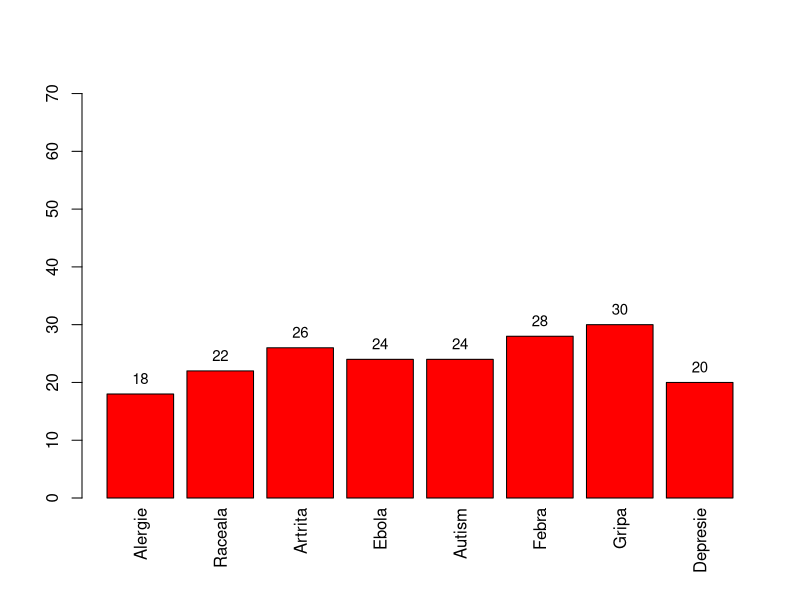

Reproduce this figure in R.
svg("graf6.svg")
mostOccurringDiseases = table(c("Alergie","Raceala","Artrita","Ebola","Autism","Febra","Gripa","Depresie","Raceala","Artrita","Ebola","Autism","Febra","Gripa","Depresie","Artrita","Ebola","Autism","Febra","Gripa","Depresie","Ebola","Autism","Febra","Gripa","Depresie","Autism","Febra","Gripa","Depresie","Febra","Gripa","Depresie","Gripa","Depresie","Depresie","Depresie","Gripa","Depresie","Febra","Gripa","Depresie","Autism","Febra","Gripa","Depresie","Ebola","Autism","Febra","Gripa","Depresie","Artrita","Ebola","Autism","Febra","Gripa","Depresie","Raceala","Artrita","Ebola","Autism","Febra","Gripa","Depresie","Alergie","Raceala","Artrita","Ebola","Autism","Febra","Gripa","Depresie", "Alergie","Alergie","Alergie","Alergie","Alergie","Alergie","Alergie","Alergie","Alergie","Raceala","Artrita","Ebola","Autism","Febra","Gripa","Depresie","Raceala","Artrita","Ebola","Autism","Febra","Gripa","Alergie","Raceala","Artrita","Ebola","Autism","Febra","Gripa","Depresie","Raceala","Artrita","Ebola","Autism","Febra","Gripa","Alergie","Raceala","Artrita","Ebola","Autism","Febra","Gripa","Depresie","Raceala","Artrita","Ebola","Autism","Febra","Gripa","Alergie","Raceala","Artrita","Ebola","Autism","Febra","Gripa","Depresie","Raceala","Artrita","Ebola","Autism","Febra","Gripa","Alergie","Raceala","Artrita","Ebola","Autism","Febra","Gripa","Depresie","Raceala","Artrita","Ebola","Autism","Febra","Gripa","Alergie","Raceala","Artrita","Ebola","Autism","Febra","Gripa","Depresie","Raceala","Artrita","Ebola","Autism","Febra","Gripa","Alergie","Raceala","Artrita","Ebola","Autism","Febra","Gripa","Depresie","Raceala","Artrita","Ebola","Autism","Febra","Gripa","Alergie","Raceala","Artrita","Ebola","Autism","Febra","Gripa","Depresie","Raceala","Artrita","Ebola","Autism","Febra","Gripa"));
xd = unique(c("Alergie","Raceala","Artrita","Ebola","Autism","Febra","Gripa","Depresie","Raceala","Artrita","Ebola","Autism","Febra","Gripa","Depresie","Artrita","Ebola","Autism","Febra","Gripa","Depresie","Ebola","Autism","Febra","Gripa","Depresie","Autism","Febra","Gripa","Depresie","Febra","Gripa","Depresie","Gripa","Depresie","Depresie","Depresie","Gripa","Depresie","Febra","Gripa","Depresie","Autism","Febra","Gripa","Depresie","Ebola","Autism","Febra","Gripa","Depresie","Artrita","Ebola","Autism","Febra","Gripa","Depresie","Raceala","Artrita","Ebola","Autism","Febra","Gripa","Depresie","Alergie","Raceala","Artrita","Ebola","Autism","Febra","Gripa","Depresie", "Alergie","Alergie","Alergie","Alergie","Alergie","Alergie","Alergie","Alergie","Alergie","Raceala","Artrita","Ebola","Autism","Febra","Gripa","Depresie","Raceala","Artrita","Ebola","Autism","Febra","Gripa","Alergie","Raceala","Artrita","Ebola","Autism","Febra","Gripa","Depresie","Raceala","Artrita","Ebola","Autism","Febra","Gripa","Alergie","Raceala","Artrita","Ebola","Autism","Febra","Gripa","Depresie","Raceala","Artrita","Ebola","Autism","Febra","Gripa","Alergie","Raceala","Artrita","Ebola","Autism","Febra","Gripa","Depresie","Raceala","Artrita","Ebola","Autism","Febra","Gripa","Alergie","Raceala","Artrita","Ebola","Autism","Febra","Gripa","Depresie","Raceala","Artrita","Ebola","Autism","Febra","Gripa","Alergie","Raceala","Artrita","Ebola","Autism","Febra","Gripa","Depresie","Raceala","Artrita","Ebola","Autism","Febra","Gripa","Alergie","Raceala","Artrita","Ebola","Autism","Febra","Gripa","Depresie","Raceala","Artrita","Ebola","Autism","Febra","Gripa","Alergie","Raceala","Artrita","Ebola","Autism","Febra","Gripa","Depresie","Raceala","Artrita","Ebola","Autism","Febra","Gripa"));
newPlot = barplot(mostOccurringDiseases, xaxt='n', col = c("red"), ylim = c(0, length(mostOccurringDiseases)*(length(mostOccurringDiseases)+1)));
text(x = newPlot, y  = mostOccurringDiseases, label = mostOccurringDiseases, pos = 3, cex = 0.9, col = "black")
axis(1, at = newPlot, labels = xd, tick=FALSE, las=2, line=-0.5, cex.axis=1)
dev.off()
